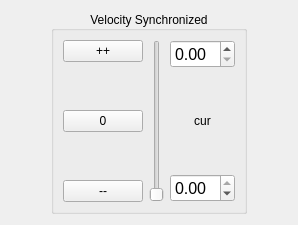
                    <widget class="QWidget" name="steering_control_synchronized_tab_widget">
                      <attribute name="title">
                        <string>Synchronized</string>
                      </attribute>
                      <layout class="QHBoxLayout" name="steering_control_synchronized_tab_widget_horizontal_layout">
                        <item>
                          <spacer name="steering_control_synchronized_tab_widget_horizontal_layout_left_spacer">
                            <property name="orientation">
                              <enum>Qt::Horizontal</enum>
                            </property>
                            <property name="sizeHint" stdset="0">
                              <size>
                                <width>40</width>
                                <height>20</height>
                              </size>
                            </property>
                          </spacer>
                        </item>
                        <item>
                          <widget class="QGroupBox" name="steering_control_synchronized_group_box">
                            <property name="title">
                              <string>Velocity Synchronized</string>
                            </property>
                            <property name="alignment">
                              <set>Qt::AlignCenter</set>
                            </property>
                            <layout class="QHBoxLayout" name="steering_control_synchronized_horizontal_layout">
                              <item>
                                <layout class="QVBoxLayout" name="steering_control_synchronized_button">
                                  <item>
                                    <widget class="QPushButton" name="steering_control_synchronized_button_increase">
                                      <property name="text">
                                        <string>++</string>
                                      </property>
                                    </widget>
                                  </item>
                                  <item>
                                    <spacer name="steering_control_synchronized_button_upper_spacer">
                                      <property name="orientation">
                                        <enum>Qt::Vertical</enum>
                                      </property>
                                      <property name="sizeHint" stdset="0">
                                        <size>
                                          <width>20</width>
                                          <height>40</height>
                                        </size>
                                      </property>
                                    </spacer>
                                  </item>
                                  <item>
                                    <widget class="QPushButton" name="steering_control_synchronized_button_reset">
                                      <property name="text">
                                        <string>0</string>
                                      </property>
                                    </widget>
                                  </item>
                                  <item>
                                    <spacer name="steering_control_synchronized_button_lower_spacer">
                                      <property name="orientation">
                                        <enum>Qt::Vertical</enum>
                                      </property>
                                      <property name="sizeHint" stdset="0">
                                        <size>
                                          <width>20</width>
                                          <height>40</height>
                                        </size>
                                      </property>
                                    </spacer>
                                  </item>
                                  <item>
                                    <widget class="QPushButton" name="steering_control_synchronized_button_decrease">
                                      <property name="text">
                                        <string>--</string>
                                      </property>
                                    </widget>
                                  </item>
                                </layout>
                              </item>
                              <item>
                                <widget class="QSlider" name="steering_control_synchronized_slider">
                                  <property name="orientation">
                                    <enum>Qt::Vertical</enum>
                                  </property>
                                </widget>
                              </item>
                              <item>
                                <layout class="QVBoxLayout" name="steering_control_synchronized_value">
                                  <item>
                                    <widget class="QDoubleSpinBox" name="steering_control_synchronized_value_maximum">
                                      <property name="font">
                                        <font>
                                          <pointsize>12</pointsize>
                                        </font>
                                      </property>
                                      <property name="font">
                                        <font>
                                          <pointsize>12</pointsize>
                                        </font>
                                      </property>
                                      <property name="minimum">
                                        <double>0.000000000000000</double>
                                      </property>
                                      <property name="maximum">
                                        <double>2.000000000000000</double>
                                      </property>
                                      <property name="singleStep">
                                        <double>0.100000000000000</double>
                                      </property>
                                    </widget>
                                  </item>
                                  <item>
                                    <spacer name="steering_control_synchronized_value_upper_spacer">
                                      <property name="orientation">
                                        <enum>Qt::Vertical</enum>
                                      </property>
                                      <property name="sizeHint" stdset="0">
                                        <size>
                                          <width>20</width>
                                          <height>40</height>
                                        </size>
                                      </property>
                                    </spacer>
                                  </item>
                                  <item>
                                    <widget class="QLabel" name="steering_control_synchronized_value_current">
                                      <property name="text">
                                        <string>cur</string>
                                      </property>
                                      <property name="alignment">
                                        <set>Qt::AlignCenter</set>
                                      </property>
                                    </widget>
                                  </item>
                                  <item>
                                    <spacer name="steering_control_synchronized_value_lower_spacer">
                                      <property name="orientation">
                                        <enum>Qt::Vertical</enum>
                                      </property>
                                      <property name="sizeHint" stdset="0">
                                        <size>
                                          <width>20</width>
                                          <height>40</height>
                                        </size>
                                      </property>
                                    </spacer>
                                  </item>
                                  <item>
                                    <widget class="QDoubleSpinBox" name="steering_control_synchronized_value_minimum">
                                      <property name="font">
                                        <font>
                                          <pointsize>12</pointsize>
                                        </font>
                                      </property>
                                      <property name="minimum">
                                        <double>-2.000000000000000</double>
                                      </property>
                                      <property name="maximum">
                                        <double>0.000000000000000</double>
                                      </property>
                                      <property name="singleStep">
                                        <double>0.100000000000000</double>
                                      </property>
                                    </widget>
                                  </item>
                                </layout>
                              </item>
                            </layout>
                          </widget>
                        </item>
                        <item>
                          <spacer name="steering_control_synchronized_tab_widget_vertical_layout_right_spacer">
                            <property name="orientation">
                              <enum>Qt::Horizontal</enum>
                            </property>
                            <property name="sizeHint" stdset="0">
                              <size>
                                <width>40</width>
                                <height>20</height>
                              </size>
                            </property>
                          </spacer>
                        </item>
                      </layout>
                    </widget>
